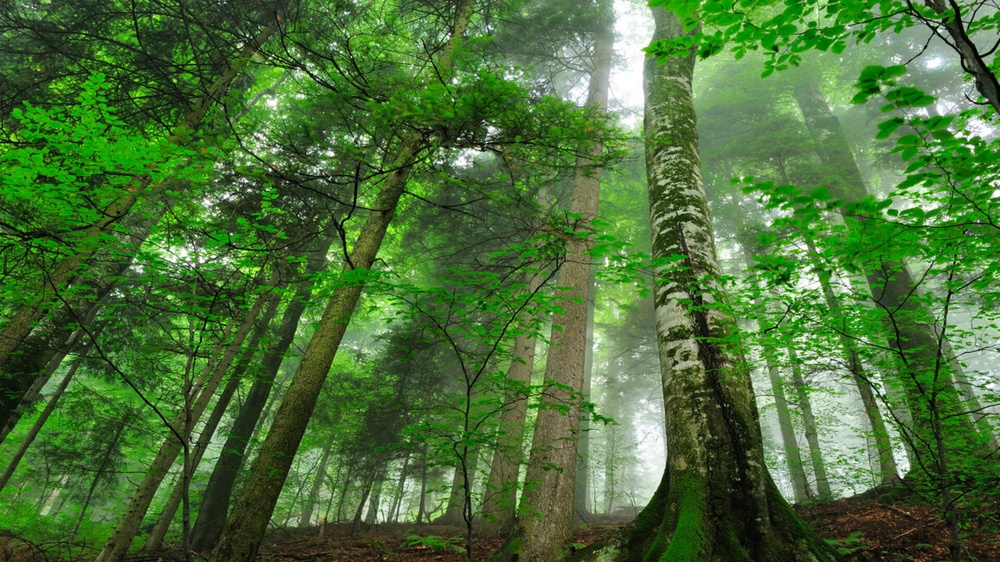
#> input picture 8/images/1.jpg, 1000 x 562 px, shrunk from 1920 x 1080 before the run
$ python 8_9.py
#> lines starting #> are read from the running program, lines starting #| are printed output that depends on the picture
import cv2        # OpenCV для работы с изображениями
import numpy as np  # NumPy для работы с массивами

# ------------------------- ШАГ 1: Загрузка изображений -------------------------
# Задаём пути к файлам изображений
big_image_path = 'images/1.jpg'  # путь к большому изображению
small_image_path = 'images/8_7.jpg'  # путь к меньшему изображению

# Загружаем изображения с помощью cv2.imread
big_image = cv2.imread(big_image_path)
#> big_image is the input picture: shape (562, 1000, 3); mean B, G, R 55.1, 110.8, 73.7
small_image = cv2.imread(small_image_path)
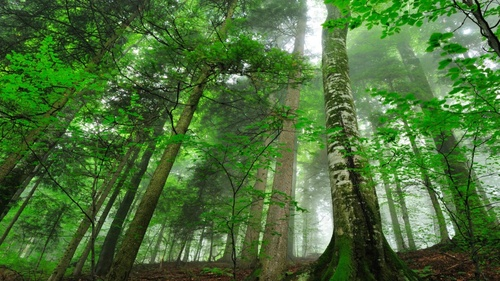
#> input picture 8/images/8_7.jpg, 500 x 281 px, shrunk from 960 x 540 before the run
#> small_image is the input picture: shape (281, 500, 3); mean B, G, R 55.4, 110.9, 73.9

# Проверяем, что оба изображения загружены корректно
if big_image is None:
    raise IOError(f"Не удалось загрузить большое изображение по пути: {big_image_path}")
if small_image is None:
    raise IOError(f"Не удалось загрузить маленькое изображение по пути: {small_image_path}")

# ------------------------- ШАГ 2: Определение положения наложения -------------------------
# Получаем размеры обоих изображений
(h_big, w_big) = big_image.shape[:2]        # размеры большого изображения (высота, ширина)
#> h_big = 562; w_big = 1000
(h_small, w_small) = small_image.shape[:2]    # размеры маленького изображения (высота, ширина)
#> h_small = 281; w_small = 500

# Для наложения в центре вычисляем координаты верхнего левого угла маленького изображения
x_offset = (w_big - w_small) // 2  # координата x (отступ от левого края)
#> x_offset = 250
y_offset = (h_big - h_small) // 2  # координата y (отступ от верхнего края)
#> y_offset = 140

# ------------------------- ШАГ 3: Наложение изображения -------------------------
# Если требуется наложить изображение без учета прозрачности, можно выполнить простое копирование пикселей
# Копируем маленькое изображение в большую с вычисленными координатами
big_image[y_offset:y_offset+h_small, x_offset:x_offset+w_small] = small_image
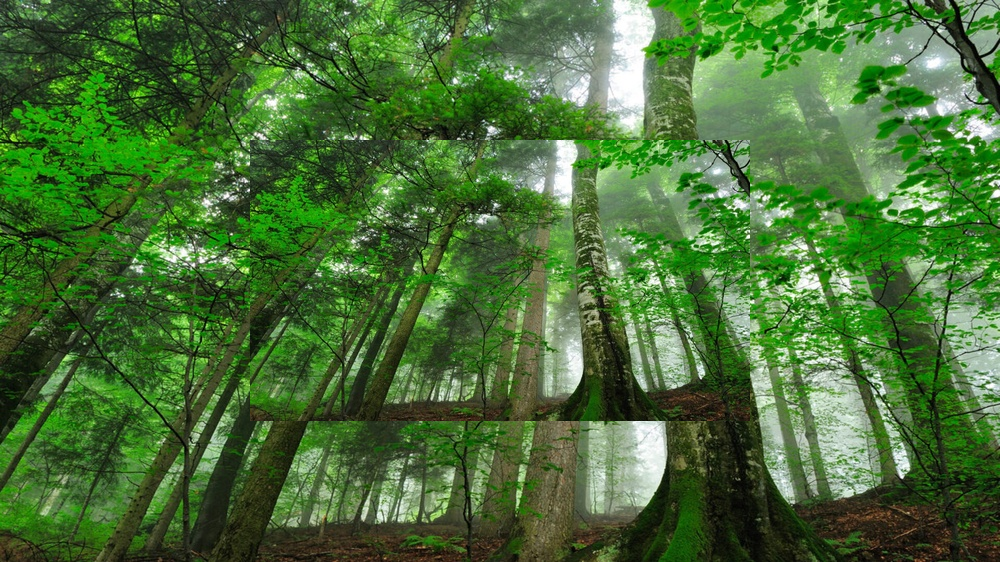
#> big_image: shape (562, 1000, 3); mean B, G, R 55.1, 110.8, 72.6


# ------------------------- ШАГ 4: Сохранение и отображение результата -------------------------
# Сохраняем полученное изображение в указанную директорию или с указанным именем
output_path = 'images/8_9.jpg'  # путь для сохранения результата

# Если директория не существует, создаём её с помощью модуля os
import os
output_dir = os.path.dirname(output_path)
if not os.path.exists(output_dir) and output_dir != "":
    os.makedirs(output_dir)

# Сохраняем изображение
cv2.imwrite(output_path, big_image)
print(f"Результат наложения сохранён по пути: {output_path}")
